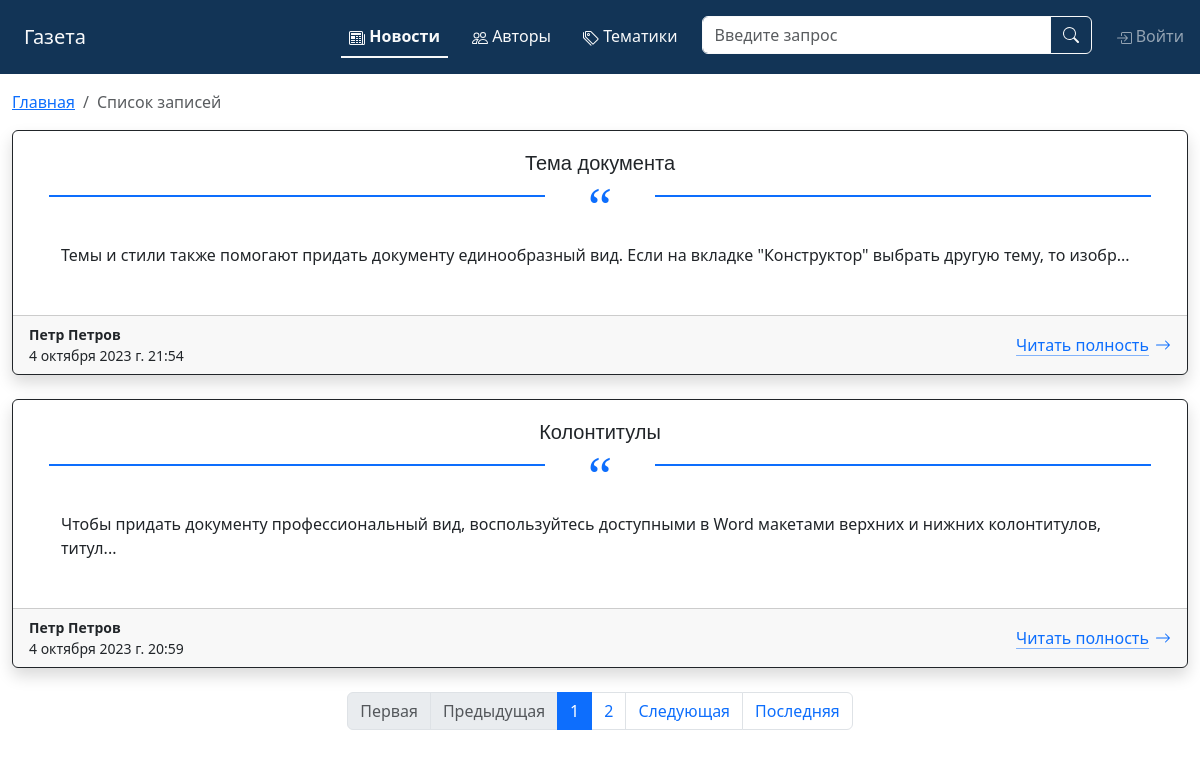
Page /news/ on the committed database.
### NewsPaper/models.py (models this page shows, shortened)
class Post(models.Model):
    id = models.AutoField(
        primary_key=True,
    )
    author = models.ForeignKey(
        Author,
        verbose_name='Автор записи',
        null=True,
        related_name='Author',
        on_delete=models.SET_NULL,
    )
    type_post = models.SmallIntegerField(
        verbose_name='Тип записи',
        choices=STATUS_CHOICES,
        blank=True,
    )
    category = models.ForeignKey(
        Category,
        verbose_name='Категория записи',
        null=True,
        related_name='Category',
        on_delete=models.SET_NULL,
    )
    create_date = models.DateTimeField(
        verbose_name='Дата создания записи',
        auto_now_add=True,
        null=True,
    )
    title = models.CharField(
        verbose_name='Заголовок записи',
        max_length=1024,
        default='',
    )
    text = models.TextField(
        verbose_name='Текст записи',
        default='',
    )
    rating = models.SmallIntegerField(
        verbose_name='Рейтинг записи',
        default=0,
    )
    def preview(self):
        return f'{self.text[:124]}...'
    class Meta:
        ordering = '-create_date', 'title',
        verbose_name = 'Запись'
        verbose_name_plural = 'Записи'
        managed = True

class Author(models.Model):
    user = models.OneToOneField(
        User,
        primary_key=True,
        on_delete=models.CASCADE,
    )
    rating = models.SmallIntegerField(
        verbose_name='Рейтинг пользователя',
        default=0,
    )
    def __str__(self):
        return f'{self.user.get_full_name()}'
    class Meta:
        ordering = 'user',
        verbose_name = 'Автор'
        verbose_name_plural = 'Авторы'
        managed = True

### NewsPaper/views.py (the view)
# urls.py: path('news/', PostList.as_view(), name='post_list', ),
class PostList(ListView):
    model = Post
    template_name = 'post/list.html'
    context_object_name = 'list_post'
    ordering = ['-create_date']
    paginate_by = 2
    def get_context_data(self, **kwargs):
        context = super().get_context_data(**kwargs)
        context['post_active'] = True
        return context

### NewsPaper/templatetags/custom_filters.py (called while the page is built)
@register.filter(name='censor')
def censor(value, arg):
    if isinstance(value, str) and isinstance(arg, str):
        content = value.split()
        for index, word in enumerate(value.split()):
            if word.lower() in BANNED_WORDS:
                content[index] = re.sub(word, f'{word[0]}{arg * (len(word) - 1)}', content[index])
        return " ".join(content)
    else:
        raise ValueError()

### NewsPaper/templates/post/list.html (shortened to what this page needs)
{% extends 'default.html' %}
{% load censor from custom_filters %}
{% block main %}
    <nav class="my-3" aria-label="breadcrumb">
        <ol class="breadcrumb">
            <li class="breadcrumb-item"><a href="{% url 'index' %}">Главная</a></li>
            <li class="breadcrumb-item active" aria-current="page">Список записей</li>
        </ol>
    </nav>
    {% if list_post %}
        {% include 'post/posts.html' %}
        {% include 'post/paginator.html' %}
    {% endif %}
{% endblock main %}

### NewsPaper/templates/post/posts.html
{% load censor from custom_filters %}
{% for post in list_post %}
    <div class="shadow card border-dark mb-4">
        <div class="card-body">
            <div class="post-title">{{ post.title|censor:'*' }}</div>
            <div class="post-text">{{ post.preview|censor:'*' }}</div>
        </div>
        <div class="card-footer">
            <div class="row align-items-center">
                <div class="col-auto me-auto">
                    <div class="small">
                        <strong class="text-gray-dark">{{ post.author }}</strong>
                        <span class="d-block">{{ post.create_date }}</span>
                    </div>
                </div>
                <div class="col-auto">
                    <a href="{% url 'post_show' post.id %}" class="icon-link icon-link-hover ">
                        Читать полность
                        <svg xmlns="http://www.w3.org/2000/svg" width="16" height="16" fill="currentColor" class="bi bi-arrow-right" viewBox="0 0 16 16">
                            <path fill-rule="evenodd" d="M1 8a.5.5 0 0 1 .5-.5h11.793l-3.147-3.146a.5.5 0 0 1 .708-.708l4 4a.5.5 0 0 1 0 .708l-4 4a.5.5 0 0 1-.708-.708L13.293 8.5H1.5A.5.5 0 0 1 1 8z"/>
                        </svg>
                    </a>
                </div>
            </div>
        </div>
    </div>
{% endfor %}

### NewsPaper/static/css/main.css (style rules this page uses)
.post-title { font: 500 1.25rem/2rem 'ALS Hauss',Arial,sans-serif; margin: 0; padding: 0 0 2rem 0; position: relative; text-align: center; }
.post-title:after { font-size: 54px; color: #0d6efd; position: absolute; height: 2px; left: 20px; right: 20px; line-height: .5; background: linear-gradient(to right, #0d6efd 45%, transparent 45%, transparent), linear-gradient(to right, transparent, transparent 55%, #0d6efd 55%); font-family: serif; content: "\201C"; top: 3rem; }
.post-text { margin: 0; padding: 2rem; position: relative; text-align: left; }

### rows in the picture
Post: title|censor "Тема документа", preview|censor "Темы и стили также помогают придать документу единообразный вид. Если на вкладке \"Конструктор\" выбрать другую тему, то изобр...", author "Петр Петров", create_date "4 октября 2023 г. 21:54"
Post: title|censor "Колонтитулы", preview|censor "Чтобы придать документу профессиональный вид, воспользуйтесь доступными в Word макетами верхних и нижних колонтитулов, титул...", author "Петр Петров", create_date "4 октября 2023 г. 20:59"

### other values in the picture
{{ num }} "1"
{{ num }} "2"
